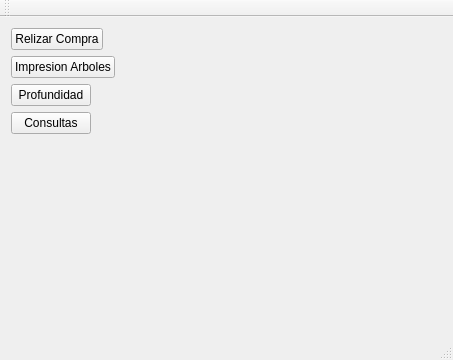
<?xml version="1.0" encoding="UTF-8"?>
<ui version="4.0">
 <class>MainWindow</class>
 <widget class="QMainWindow" name="MainWindow">
  <property name="geometry">
   <rect>
    <x>0</x>
    <y>0</y>
    <width>453</width>
    <height>360</height>
   </rect>
  </property>
  <property name="windowTitle">
   <string>MainWindow</string>
  </property>
  <widget class="QWidget" name="centralWidget">
   <layout class="QFormLayout" name="formLayout">
    <item row="0" column="0">
     <widget class="QPushButton" name="pushButton">
      <property name="text">
       <string>Relizar Compra</string>
      </property>
     </widget>
    </item>
    <item row="2" column="0">
     <widget class="QPushButton" name="pushButton_2">
      <property name="text">
       <string>Profundidad</string>
      </property>
     </widget>
    </item>
    <item row="3" column="0">
     <widget class="QPushButton" name="pushButton_3">
      <property name="text">
       <string>Consultas</string>
      </property>
     </widget>
    </item>
    <item row="1" column="0">
     <widget class="QPushButton" name="pushButton_4">
      <property name="text">
       <string>Impresion Arboles</string>
      </property>
     </widget>
    </item>
   </layout>
  </widget>
  <widget class="QMenuBar" name="menuBar">
   <property name="geometry">
    <rect>
     <x>0</x>
     <y>0</y>
     <width>453</width>
     <height>22</height>
    </rect>
   </property>
  </widget>
  <widget class="QToolBar" name="mainToolBar">
   <attribute name="toolBarArea">
    <enum>TopToolBarArea</enum>
   </attribute>
   <attribute name="toolBarBreak">
    <bool>false</bool>
   </attribute>
  </widget>
  <widget class="QStatusBar" name="statusBar"/>
 </widget>
 <layoutdefault spacing="6" margin="11"/>
 <resources/>
 <connections/>
</ui>
